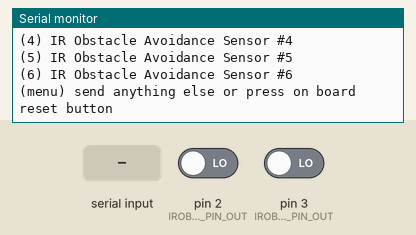
Simulated run of this sketch. Board: Arduino Uno, built with avr-gcc and run on an emulated ATmega328P. Shown: the last lines printed to the serial monitor. The test bench sets the inputs (shaded band); at power-on: pin 2 (IROBJAVOID_1_PIN_OUT) LOW, pin 3 (IROBJAVOID_2_PIN_OUT) LOW.

Above: at 1.1 s.
1.2 s: "1" received over Serial
At 1.27 s:
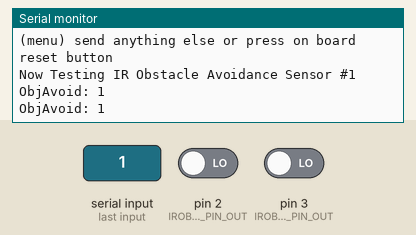
2.7 s: pin 2 (IROBJAVOID_1_PIN_OUT) driven HIGH
At 3.3 s:
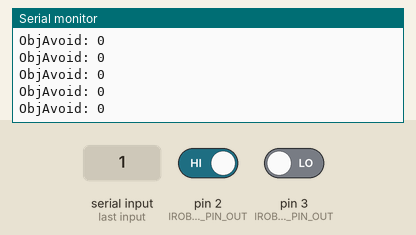
8.7 s: "2" received over Serial
At 11.62 s:
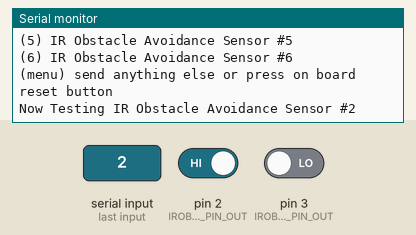
Timing chart, 0 to 13.1 s (numbered marks = the images above; inputs shaded):
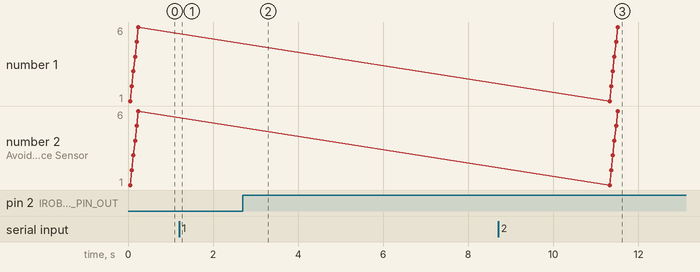

The sketch:

Firmware.ino
```cpp
// Include Libraries
#include "Arduino.h"


// Pin Definitions
#define IROBJAVOID_1_PIN_OUT	2
#define IROBJAVOID_2_PIN_OUT	3
#define IROBJAVOID_3_PIN_OUT	4
#define IROBJAVOID_4_PIN_OUT	5
#define IROBJAVOID_5_PIN_OUT	6
#define IROBJAVOID_6_PIN_OUT	7


// Global variables and defines

// object initialization


// define vars for testing menu
const int timeout = 10000;       //define timeout of 10 sec
char menuOption = 0;
long time0;

// Setup the essentials for your circuit to work. It runs first every time your circuit is powered with electricity.
void setup()
{
    // Setup Serial which is useful for debugging
    // Use the Serial Monitor to view printed messages
    Serial.begin(9600);
    while (!Serial) ; // wait for serial port to connect. Needed for native USB
    Serial.println("start");

    pinMode(IROBJAVOID_1_PIN_OUT, INPUT);
    pinMode(IROBJAVOID_2_PIN_OUT, INPUT);
    pinMode(IROBJAVOID_3_PIN_OUT, INPUT);
    pinMode(IROBJAVOID_4_PIN_OUT, INPUT);
    pinMode(IROBJAVOID_5_PIN_OUT, INPUT);
    pinMode(IROBJAVOID_6_PIN_OUT, INPUT);
    menuOption = menu();

}

// Main logic of your circuit. It defines the interaction between the components you selected. After setup, it runs over and over again, in an eternal loop.
void loop()
{


    if(menuOption == '1') {
    // IR Obstacle Avoidance Sensor #1 - Test Code
    //Read IR obstacle Sensor. irObjAvoid_1Var will be '1' if an Obstacle was detected
    //Use the onboard trimmer to set the distance of alert
    bool irObjAvoid_1Var = !digitalRead(IROBJAVOID_1_PIN_OUT);
    Serial.print(F("ObjAvoid: ")); Serial.println(irObjAvoid_1Var);

    }
    else if(menuOption == '2') {
    // IR Obstacle Avoidance Sensor #2 - Test Code
    //Read IR obstacle Sensor. irObjAvoid_2Var will be '1' if an Obstacle was detected
    //Use the onboard trimmer to set the distance of alert
    bool irObjAvoid_2Var = !digitalRead(IROBJAVOID_2_PIN_OUT);
    Serial.print(F("ObjAvoid: ")); Serial.println(irObjAvoid_2Var);

    }
    else if(menuOption == '3') {
    // IR Obstacle Avoidance Sensor #3 - Test Code
    //Read IR obstacle Sensor. irObjAvoid_3Var will be '1' if an Obstacle was detected
    //Use the onboard trimmer to set the distance of alert
    bool irObjAvoid_3Var = !digitalRead(IROBJAVOID_3_PIN_OUT);
    Serial.print(F("ObjAvoid: ")); Serial.println(irObjAvoid_3Var);

    }
    else if(menuOption == '4') {
    // IR Obstacle Avoidance Sensor #4 - Test Code
    //Read IR obstacle Sensor. irObjAvoid_4Var will be '1' if an Obstacle was detected
    //Use the onboard trimmer to set the distance of alert
    bool irObjAvoid_4Var = !digitalRead(IROBJAVOID_4_PIN_OUT);
    Serial.print(F("ObjAvoid: ")); Serial.println(irObjAvoid_4Var);

    }
    else if(menuOption == '5') {
    // IR Obstacle Avoidance Sensor #5 - Test Code
    //Read IR obstacle Sensor. irObjAvoid_5Var will be '1' if an Obstacle was detected
    //Use the onboard trimmer to set the distance of alert
    bool irObjAvoid_5Var = !digitalRead(IROBJAVOID_5_PIN_OUT);
    Serial.print(F("ObjAvoid: ")); Serial.println(irObjAvoid_5Var);

    }
    else if(menuOption == '6') {
    // IR Obstacle Avoidance Sensor #6 - Test Code
    //Read IR obstacle Sensor. irObjAvoid_6Var will be '1' if an Obstacle was detected
    //Use the onboard trimmer to set the distance of alert
    bool irObjAvoid_6Var = !digitalRead(IROBJAVOID_6_PIN_OUT);
    Serial.print(F("ObjAvoid: ")); Serial.println(irObjAvoid_6Var);

    }

    if (millis() - time0 > timeout)
    {
        menuOption = menu();
    }

}


// Menu function for selecting the components to be tested
// Follow serial monitor for instrcutions
char menu()
{

    Serial.println(F("\nWhich component would you like to test?"));
    Serial.println(F("(1) IR Obstacle Avoidance Sensor #1"));
    Serial.println(F("(2) IR Obstacle Avoidance Sensor #2"));
    Serial.println(F("(3) IR Obstacle Avoidance Sensor #3"));
    Serial.println(F("(4) IR Obstacle Avoidance Sensor #4"));
    Serial.println(F("(5) IR Obstacle Avoidance Sensor #5"));
    Serial.println(F("(6) IR Obstacle Avoidance Sensor #6"));
    Serial.println(F("(menu) send anything else or press on board reset button\n"));
    while (!Serial.available());

    // Read data from serial monitor if received
    while (Serial.available())
    {
        char c = Serial.read();
        if (isAlphaNumeric(c))
        {

            if(c == '1')
    			Serial.println(F("Now Testing IR Obstacle Avoidance Sensor #1"));
    		else if(c == '2')
    			Serial.println(F("Now Testing IR Obstacle Avoidance Sensor #2"));
    		else if(c == '3')
    			Serial.println(F("Now Testing IR Obstacle Avoidance Sensor #3"));
    		else if(c == '4')
    			Serial.println(F("Now Testing IR Obstacle Avoidance Sensor #4"));
    		else if(c == '5')
    			Serial.println(F("Now Testing IR Obstacle Avoidance Sensor #5"));
    		else if(c == '6')
    			Serial.println(F("Now Testing IR Obstacle Avoidance Sensor #6"));
            else
            {
                Serial.println(F("illegal input!"));
                return 0;
            }
            time0 = millis();
            return c;
        }
    }
}

/*******************************************************

*    Circuito.io is an automatic generator of schematics and code for off
*    the shelf hardware combinations.

*    Copyright (C) 2016 Roboplan Technologies Ltd.

*    This program is free software: you can redistribute it and/or modify
*    it under the terms of the GNU General Public License as published by
*    the Free Software Foundation, either version 3 of the License, or
*    (at your option) any later version.

*    This program is distributed in the hope that it will be useful,
*    but WITHOUT ANY WARRANTY; without even the implied warranty of
*    MERCHANTABILITY or FITNESS FOR A PARTICULAR PURPOSE.  See the
*    GNU General Public License for more details.

*    You should have received a copy of the GNU General Public License
*    along with this program.  If not, see <http://www.gnu.org/licenses/>.

*    In addition, and without limitation, to the disclaimers of warranties
*    stated above and in the GNU General Public License version 3 (or any
*    later version), Roboplan Technologies Ltd. ("Roboplan") offers this
*    program subject to the following warranty disclaimers and by using
*    this program you acknowledge and agree to the following:
*    THIS PROGRAM IS PROVIDED ON AN "AS IS" AND "AS AVAILABLE" BASIS, AND
*    WITHOUT WARRANTIES OF ANY KIND EITHER EXPRESS OR IMPLIED.  ROBOPLAN
*    HEREBY DISCLAIMS ALL WARRANTIES, EXPRESS OR IMPLIED, INCLUDING BUT
*    NOT LIMITED TO IMPLIED WARRANTIES OF MERCHANTABILITY, TITLE, FITNESS
*    FOR A PARTICULAR PURPOSE, NON-INFRINGEMENT, AND THOSE ARISING BY
*    STATUTE OR FROM A COURSE OF DEALING OR USAGE OF TRADE.
*    YOUR RELIANCE ON, OR USE OF THIS PROGRAM IS AT YOUR SOLE RISK.
*    ROBOPLAN DOES NOT GUARANTEE THAT THE PROGRAM WILL BE FREE OF, OR NOT
*    SUSCEPTIBLE TO, BUGS, SECURITY BREACHES, OR VIRUSES. ROBOPLAN DOES
*    NOT WARRANT THAT YOUR USE OF THE PROGRAM, INCLUDING PURSUANT TO
*    SCHEMATICS, INSTRUCTIONS OR RECOMMENDATIONS OF ROBOPLAN, WILL BE SAFE
*    FOR PERSONAL USE OR FOR PRODUCTION OR COMMERCIAL USE, WILL NOT
*    VIOLATE ANY THIRD PARTY RIGHTS, WILL PROVIDE THE INTENDED OR DESIRED
*    RESULTS, OR OPERATE AS YOU INTENDED OR AS MAY BE INDICATED BY ROBOPLAN.
*    YOU HEREBY WAIVE, AGREE NOT TO ASSERT AGAINST, AND RELEASE ROBOPLAN,
*    ITS LICENSORS AND AFFILIATES FROM, ANY CLAIMS IN CONNECTION WITH ANY OF
*    THE ABOVE.
********************************************************/
```

Measured:
- after the input at 1.2 s, the serial monitor: prints a new line at once (image 1)
- after the input at 2.7 s, the serial monitor: prints a new line after 0.08 s (image 2)
- after the input at 8.7 s, the serial monitor: prints a new line after 2.9 s (image 3)
